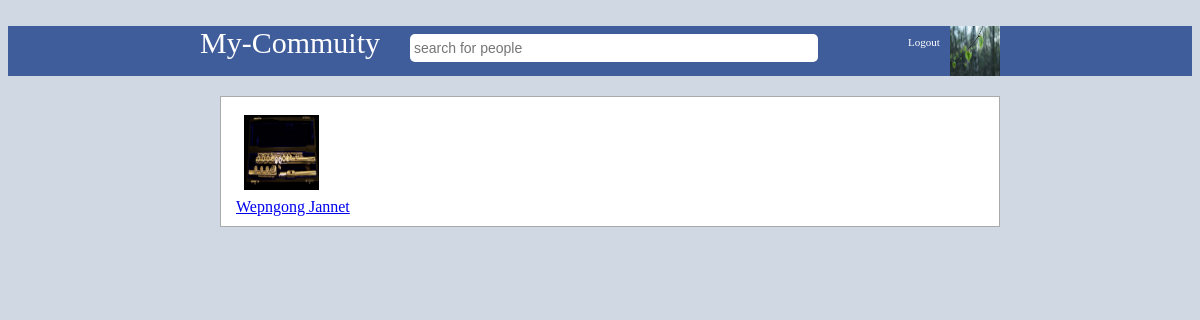
Screenshot of /likes.php?type=post&id=7467208 (signed in) with the database file from the repository.
### tables this page shows
CREATE TABLE `users` (
  `id` bigint(19) NOT NULL,
  `userid` bigint(19) NOT NULL,
  `first_name` varchar(50) NOT NULL,
  `last_name` varchar(50) NOT NULL,
  `gender` varchar(6) NOT NULL,
  `email` varchar(100) NOT NULL,
  `password` varchar(100) NOT NULL,
  `url_address` varchar(100) NOT NULL,
  `date` timestamp NOT NULL DEFAULT current_timestamp() ON UPDATE current_timestamp(),
  `profile_image` varchar(1000) NOT NULL,
  `cover_image` varchar(1000) NOT NULL,
  `likes` int(11) NOT NULL,
  `about` varchar(1024) NOT NULL
);

### classes/connect.php (called while the page is built, shortened)
<?php
class Database
{
	private $host = "localhost";
	private $username = "root";
	private $password = "";
	private $db =  "ict employees";
	function connect()
	{
		$connection = mysqli_connect($this->host, $this->username, $this->password,$this->db);
		return $connection;
	}
	function read($query)
	{
		$conn = $this->connect();
		$result = mysqli_query($conn,$query);
		if(!$result)
		{
			return false;
		}
		else
		{
			$data = false;
			while($row = mysqli_fetch_assoc($result))
			{
				$data[] = $row;
			}
			return $data;
		}
	}
}

### classes/login.php (called while the page is built, shortened)
<?php
class Login
{
	public function check_login($id)
	{
		if(is_numeric($id))
		{
			$query = "select * from users where userid = '$id' limit 1";
			$DB = new Database();
			$result = $DB->read($query);
			if($result)
			{
				$user_data = $result[0];
				return $user_data;
			}
			else
			{
				header("Location: login.php");
				die;
			}
		}
		else
		{
			header("Location: login.php");
			die;
		}
	}
}

### classes/image.php (called while the page is built, shortened)
<?php
class Image
{
	public function get_thumb_profile($filename)
	{
		$thumbnail = $filename . "_profile_thumb.jpg";
		if(file_exists($thumbnail))
		{
			return $thumbnail;
		}
		else
		{
			return $filename;
		}
	}
}

### classes/post.php (called while the page is built, shortened)
<?php
class Post
{
	public function get_likes($id, $type)
	{
		$DB = new Database();
		$type = addslashes($type);
		if(is_numeric($id))
		{
			$sql = "select likes from likes where type = '$type' && contentid = '$id' limit 1";
			$result = $DB->read($sql);
			if(is_array($result))
			{
				$likes = json_decode($result[0]['likes'],true);
				return $likes;
			}
		}
		return false;
	}
}

### classes/user.php (called while the page is built, shortened)
<?php
class User
{
	public function get_user($id)
	{
		$query = "select * from users where userid = '$id' limit 1";
		$DB = new Database();
		$result = $DB->read($query);
		if($result)
		{
			return $result[0];
		}
		else
		{
			return false;
		}
	}
}

### user.php (the view)
<div id="friends" style="display: inline-block; margin-left: 5px;">
	<?php
		$image = "images/user_male.jpg";
		if($FRIEND_ROW['gender'] == "Female")
		{
			$image = "images/user_female.jpg";
		}
		if(file_exists($FRIEND_ROW['profile_image']))
			{
				$image = $image_class->get_thumb_profile($FRIEND_ROW['profile_image']);
			}
	?>
	<a href="profile.php?id=<?php echo $FRIEND_ROW['userid'] ?>">
		<img id="friends_img" src="<?php echo  $image ?>">
		<br>
		<?php echo $FRIEND_ROW['first_name']. " " . $FRIEND_ROW['last_name']; ?>
	</a>
</div>

### likes.php (shortened to what this page needs)
<?php
	include("classes/autoload.php");
	$login = new Login();
	$user_data = $login->check_login($_SESSION['mybook_userid']);
	$USER = $user_data;
	$Post = new Post();
	$likes = false;
	if(isset($_GET['id']) && isset($_GET['type']))
	{
		$likes = $Post->get_likes($_GET['id'], $_GET['type']);
	}
	else
	{
		$ERROR = "No information was found!";
	}
?>
<!DOCTYPE html>
<html>
<head>
</head>
<body style="font-family: tahoma; background-color: #d0d8e4; color: black;">
	<br>
	<?php include("header.php"); ?>
		<div style="width: 800px; margin: auto; min-height: 400px;">
			<div style="display: flex;">
				<div style="flex: 2.5; min-height: 400px; padding: 20px; padding-right: 0px;">
					<div style="border: solid thin #aaa; padding: 10px; background-color: white; display: block; min-width: 500px;">
					<?php
						$User = new User();
						$image_class = new Image();
						if(is_array($likes))
						{
							foreach ($likes as $row) {
								$FRIEND_ROW = $User->get_user($row['userid']);
								include("user.php");
							}
						}
					?>
					<br style="clear: both;">
					</div>
				</div>
			</div>
		</div>
</body>
</html>

### header.php
<?php
	$corner_image = "images/user_male.jpg";
	if(isset($USER))
	{
		if(file_exists($USER['profile_image']))
		{
			$image_class = new Image();
			$corner_image = $image_class->get_thumb_profile($USER['profile_image']);
		}
		else
		{
			if($USER['gender'] == "Female")
			{
				$corner_image = "images/user_fale.jpg";
			}
		}
	}
?>
<div id="blue-bar">
	<form method="get" action="search.php">
		<div style="width: 800px; margin: auto; font-size: 30px;">
			<a href="index.php" style="color: white; text-decoration: none;">My-Commuity</a>
			 	&nbsp &nbsp<input type="text" id="search_box" name="find" placeholder="search for people">
			 <a href="profile.php">
				<img src="<?php echo $corner_image ?>" style="width: 50.2px; float: right; height: 50px; object-fit: cover;">
			</a>
			<a href="logout.php">
				<span style="font-size: 11px; float: right; margin: 10px; color: white;">Logout</span>
			</a>
		</div>
	</form>
</div>

### likes.php (style rules this page uses)
#blue-bar { height: 50px; background-color: #405d9b; color: #d9dfeb; }
#search_box { width: 400px; height: 20px; border-radius: 5px; border: none; padding: 4px; font-size: 14px; background-image: url(search.png); background-repeat: no-repeat; background-position: right; background-size: 30px; }
#friends_img { width: 75px; height: 75px; object-fit: cover; float: left; margin: 8px; }

### rows the page displays
users: profile_image (picture)
users: profile_image (picture), first_name "Wepngong", last_name "Jannet"
